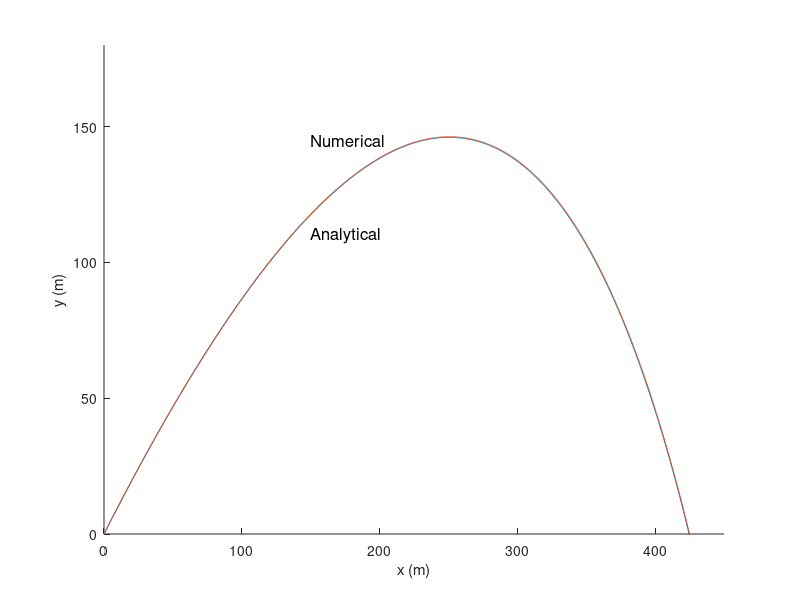

Write MATLAB code to recreate this figure.
clear all;
clc;
a=pi/4;
k=0.1;
dt=0.01;
g=9.8;
vx(1)=90*cos(a);
vy(1)=90*sin(a);
x1(1)=0;
y1(1)=0;
x2(1)=0;
y2(1)=0;
hold on;
axis([0,450,0,180]);
for i=1:1:11000
    x2(i+1)=-1/k*vx(1)*exp(-k*0.01*i)+vx(1)/k;
    y2(i+1)=-1/k*(1/k*g*(exp(-k*0.01*i)-1)+vy(1)*(exp(-k*0.01*i)-1)+g*(0.01*i));
end
plot(x2,y2);
for i=1:1:11000
    vx(i+1)=vx(i)-k*vx(i)*dt;
    vy(i+1)=vy(i)-(g+k*vy(i))*dt;
    x1(i+1)=x1(i)+vx(i)*dt;
    y1(i+1)=y1(i)+vy(i)*dt;
end
plot(x1,y1);
txt1 = text(150,145,'Numerical','fontsize',12);
txt2 = text(150,110,'Analytical','fontsize',12);
xlabel('x (m)');
ylabel('y (m)');